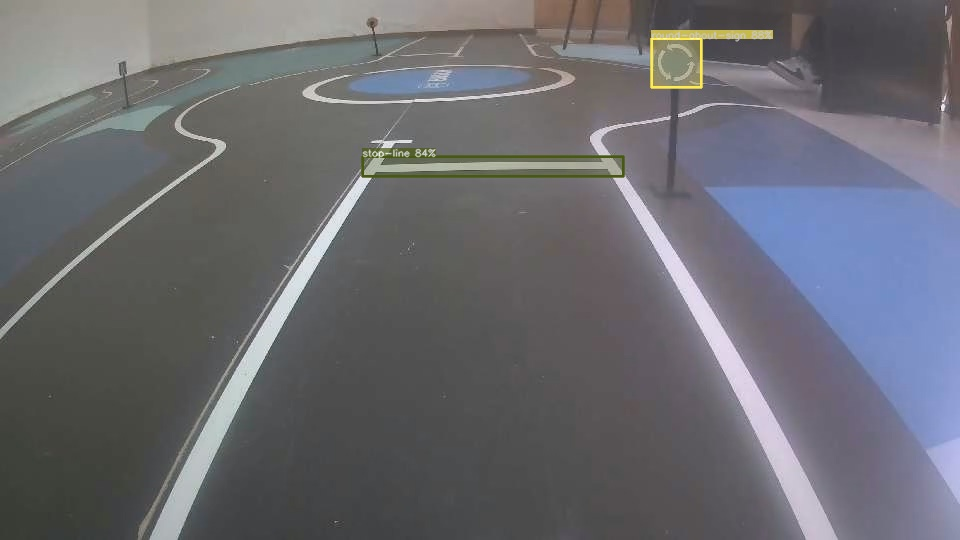
#> input picture src/driving/LaneDetection/utils/Det_frame1.jpg, 960 x 540 px
$ python -i preprocessing.py   (imports and definitions only)   (older library calls are emulated)
#> lines starting #> are read from the running program, lines starting #| are printed output that depends on the picture

#U OVOM FAJLU SE NALAZE KALIBRACIJA KAMERE + BEV TRANSFORMACIJA


import cv2
import numpy as np
from src.driving.LaneDetection.utils import constants as const

#function for transformation of an image from rgb (bgr) to grayscale
def rgb2gray(img):
    return cv2.cvtColor(img,cv2.COLOR_BGR2GRAY)


#function to load the previously computed  parameters for the calibration and bev transformation
def loadPPData(directory):

    mtx = np.load(directory+'/calib_mtx.npy')
    dist = np.load(directory+'/calib_dist.npy')
    bev_matrix=np.load(directory+'/bev_matrix.npy')

    ppData = (mtx,dist,bev_matrix)
    camMat = ppData[0] / 2
    camMat[2,2] = 1
    maps = cv2.initUndistortRectifyMap(ppData[0],ppData[1],None,camMat,(640,360) ,cv2.CV_32FC1)
    return (camMat,ppData[1],ppData[2]), maps


#function for image calibration (remove distortion)
def undis_img(img,ppDats, maps):
    # return cv2.undistort(img, ppData[0], ppData[1])
    return cv2.remap(img,maps[0],maps[1],cv2.INTER_LINEAR)


#function to execute the image preprocessing steps calibration and birds eye view (bev) transformation
def bev(img,ppData,maps):

    ## Undistortion
    img = undis_img(img,ppData,maps)

    ## BEV
    # Bildausgangsgröße hinten in Klammer
    bev = cv2.warpPerspective(img,ppData[2],(const.IMAGE_WIDTH,const.IMAGE_HEIGHT),borderMode=cv2.BORDER_REPLICATE)
    return bev


#function to extract a specific image section (for sas detection)
def shapeImage(img):

    return img[const.X_START:const.X_STOP,const.Y_START:const.Y_STOP]


#function for sobel edge detection in different directions
def sobelEdgeDetection(img,direction=2):

    if direction == 1:
        #horizontal sobel-edge detection
        sobelImg = cv2.Sobel(img,cv2.CV_8U,1,0,ksize=const.EDGE_SIZE)
        # cv2.imshow("Camera",sobelImg)
        # cv2.waitKey(1)

    elif direction == 2:
        #vertical sobel-edge detection
        sobelImg = cv2.Sobel(img,cv2.CV_8U,0,1,ksize=const.EDGE_SIZE)
    else:
        #bidirectional sobel-edge detection
        sobelImg = cv2.Sobel(img,cv2.CV_8U,1,1,ksize=const.EDGE_SIZE)


    # sobelImg = (np.array(sobelImg)>const.SOBEL_THRESHOLD)
    return sobelImg

>>> import cv2
>>> picture = cv2.cvtColor(cv2.imread('Det_frame1.jpg'), cv2.COLOR_BGR2RGB)
>>> result = sobelEdgeDetection(picture)
#> in sobelEdgeDetection, `sobelImg = cv2.Sobel(img,cv2.CV_8U,0,1,ksize=const.EDGE_SIZE)`:
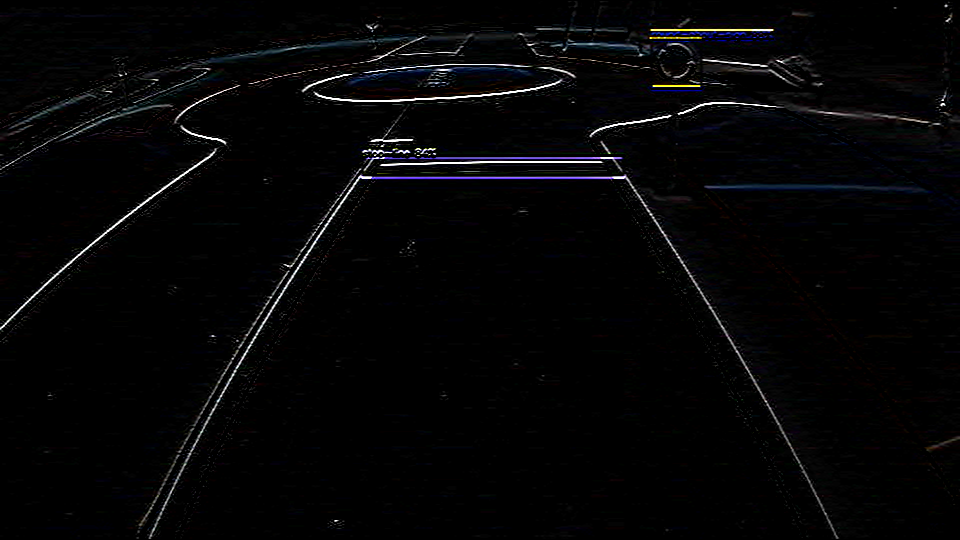
#> sobelImg: shape (540, 960, 3); mean R, G, B 5.2, 5.1, 5.9

$ run again, on src/driving/LaneDetection/utils/Det_frame2.jpg
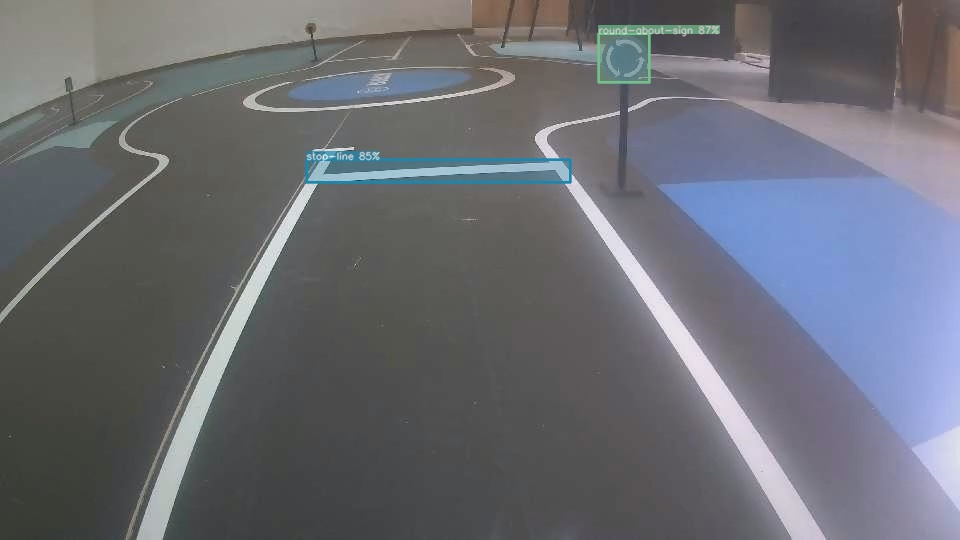
#> input picture src/driving/LaneDetection/utils/Det_frame2.jpg, 960 x 540 px
#> in sobelEdgeDetection, `sobelImg = cv2.Sobel(img,cv2.CV_8U,0,1,ksize=const.EDGE_SIZE)`:
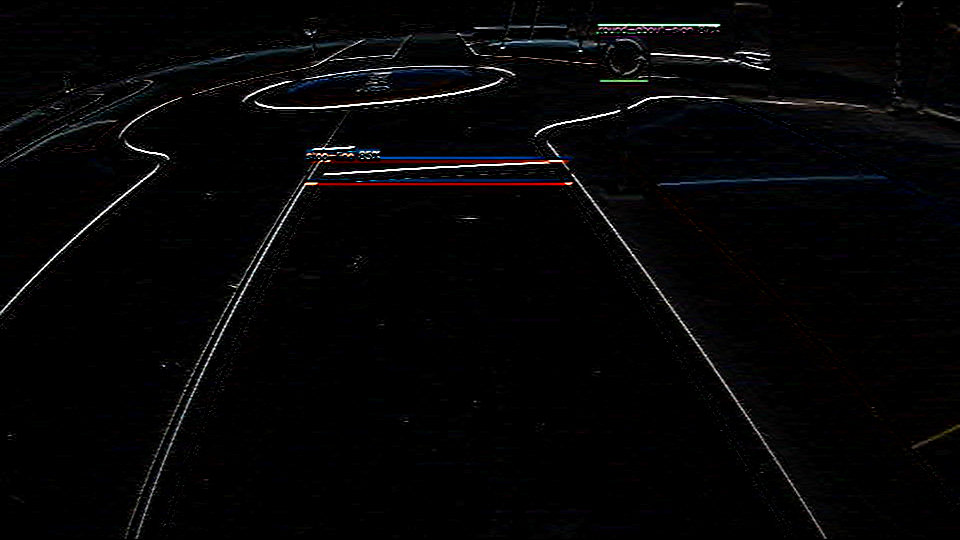
#> sobelImg: shape (540, 960, 3); mean R, G, B 5.3, 5.1, 5.7

$ run again, on src/driving/LaneDetection/utils/crosswalk_sign.jpg
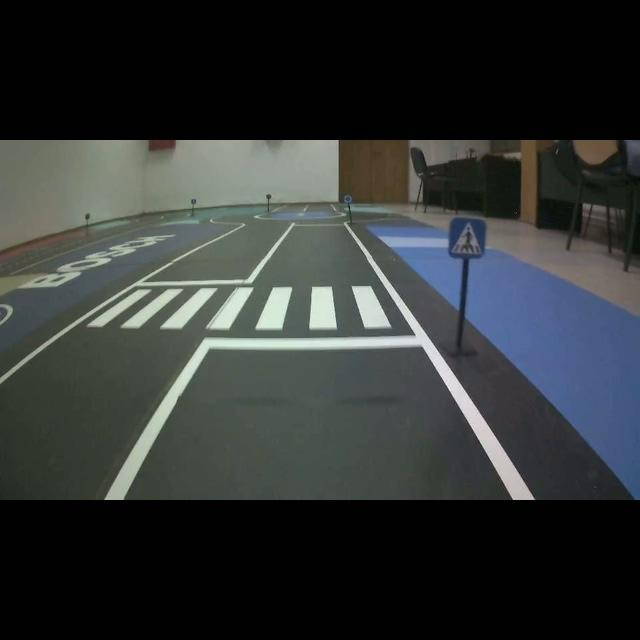
#> input picture src/driving/LaneDetection/utils/crosswalk_sign.jpg, 640 x 640 px
#> in sobelEdgeDetection, `sobelImg = cv2.Sobel(img,cv2.CV_8U,0,1,ksize=const.EDGE_SIZE)`:
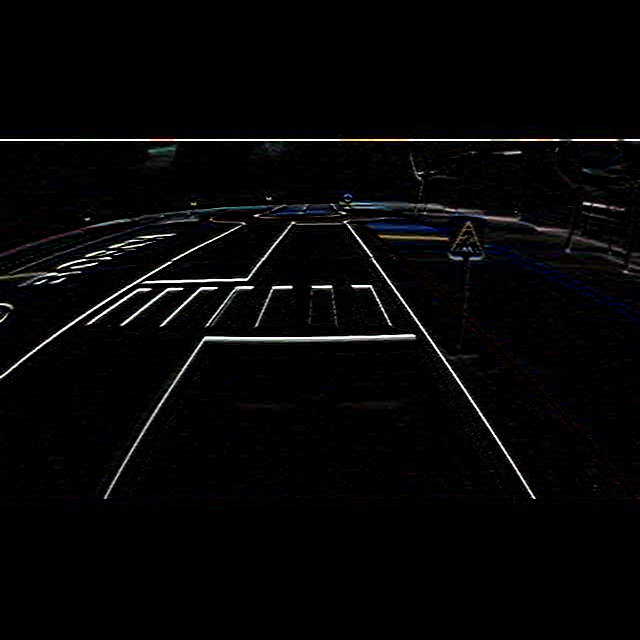
#> sobelImg: shape (640, 640, 3); mean R, G, B 5.8, 5.8, 6.1
